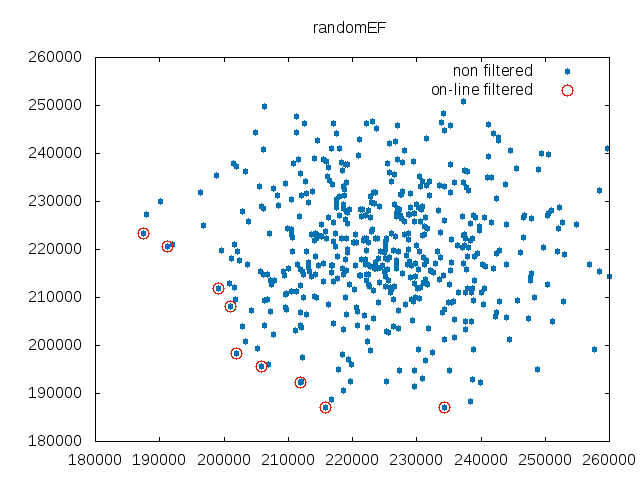

Generate this figure with gnuplot:
set terminal png
set output "ef_online.png"
set title "randomEF"
plot "randomEFNonFiltered.tsp" using 1:2 title "non filtered" pointtype 7 linecolor 6, "randomEFOnLineFiltered.tsp" using 1:2 title "on-line filtered" pointtype 6 pointsize 2 linecolor 7
